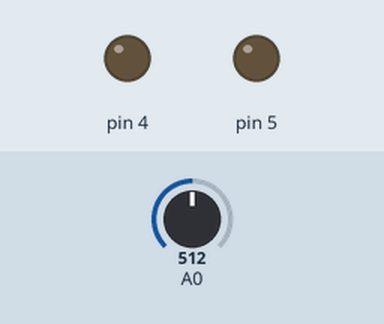
A sketch run on a simulated Arduino Uno, built with avr-gcc and run on an emulated ATmega328P. Parts: output pins drawn as LEDs (lit = HIGH). Inputs (shaded band) come from the test bench; at power-on: A0 = 512.

Above: at 1.2 s.
1.3 s: A0 set to 884
2.8 s: A0 set to 909
At 3.5 s:
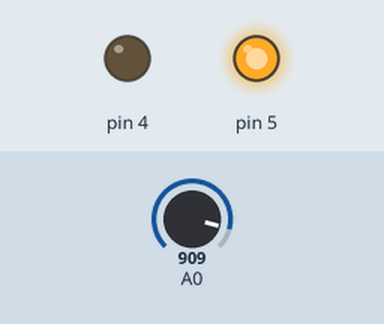
4.3 s: A0 set to 90
At 4.8 s:
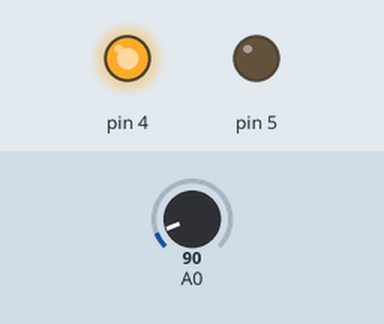
5.8 s: A0 set to 109
At 7.0 s:
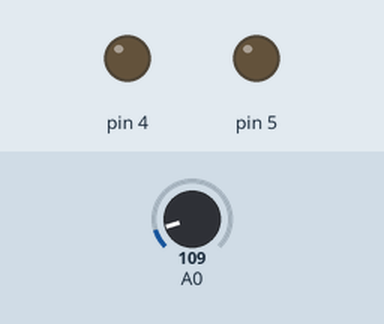
7.3 s: A0 set to 0
At 8.4 s:
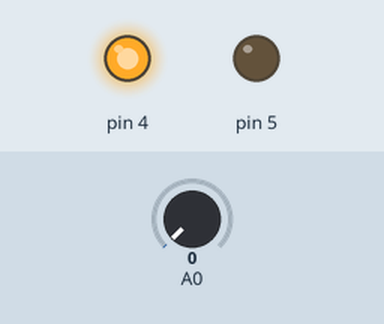
Timing chart, 0 to 9.8 s (numbered marks = the images above; inputs shaded):
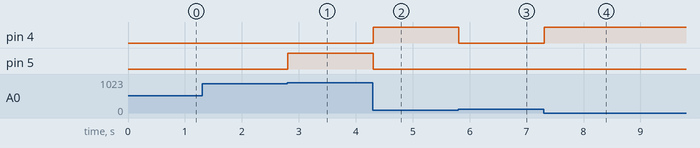

The sketch:

Part2_ex1.ino
```cpp
void setup() {
pinMode(4,OUTPUT);
pinMode(5,OUTPUT);
pinMode(A0,INPUT);
}
void loop() {
  digitalWrite(4,LOW);
  int x = analogRead(A0);
  if(x<100){
    digitalWrite(4,HIGH);
  }
  digitalWrite(5,LOW);
  if(x>900){
    digitalWrite(5,HIGH);
  }
  delay(100);
}
```

Measured:
- the behaviour switches between 900 and 901 on A0 (found by bisection; images 0 and 1)
- the behaviour switches between 99 and 100 on A0 (found by bisection; images 2 and 3)
- after the input at 1.3 s, every drawn part: stays the same
- after the input at 2.8 s, pin 5: LOW → HIGH at once
- after the input at 4.3 s, pin 4: LOW → HIGH at once; pin 5: HIGH → LOW at once
- after the input at 5.8 s, pin 4: HIGH → LOW at once
- after the input at 7.3 s, pin 4: LOW → HIGH at once
